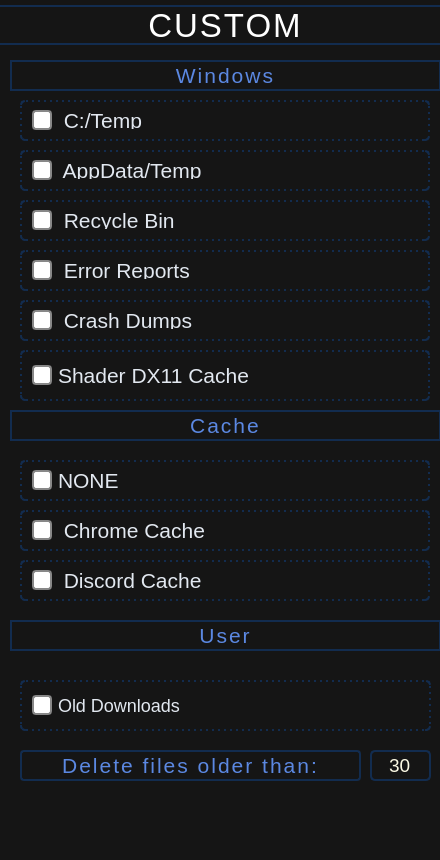
<?xml version="1.0" encoding="UTF-8"?>
<ui version="4.0">
 <class>CUSTOM_MENU</class>
 <widget class="QDialog" name="CUSTOM_MENU">
  <property name="geometry">
   <rect>
    <x>0</x>
    <y>0</y>
    <width>440</width>
    <height>860</height>
   </rect>
  </property>
  <property name="minimumSize">
   <size>
    <width>440</width>
    <height>860</height>
   </size>
  </property>
  <property name="maximumSize">
   <size>
    <width>440</width>
    <height>860</height>
   </size>
  </property>
  <property name="windowTitle">
   <string>Dialog</string>
  </property>
  <property name="styleSheet">
   <string notr="true">QDialog{
background: #151515;
color: #FBF9E4;
}
QCheckBox{
font:9pt &quot;Aldrich&quot;;
font-size: 16pt;
color: #E2E8F0; 
font-weight: 300;
border: 2px dotted #122C4F;
padding: 10px;
border-radius: 5px
}
QCheckBox::indicator {
    width: 16px;
    height: 16px;
    border: 2px solid #888;
    border-radius: 4px;
    background: white;
}

QCheckBox::indicator:checked {
    background: #2196F3;
	border: 2px solid #122C4F
}

QSpinBox::up-button, QSpinBox::down-button{
 background-color: #3a3a3a; /* Темный фон кнопок */
    border: 1px solid #444444; /* Рамка кнопок */

}


</string>
  </property>
  <widget class="QLabel" name="DEEP_TEXT">
   <property name="geometry">
    <rect>
     <x>-10</x>
     <y>5</y>
     <width>471</width>
     <height>40</height>
    </rect>
   </property>
   <property name="styleSheet">
    <string notr="true">color:white;
font-size: 20px;
letter-spacing: 2px;
font:9pt &quot;Aldrich&quot;;
font-size: 25pt;
font-weight: 300;
background: #151515;
border-radius: 4px;
border: 2px solid #122C4F;</string>
   </property>
   <property name="text">
    <string>CUSTOM</string>
   </property>
   <property name="alignment">
    <set>Qt::AlignCenter</set>
   </property>
  </widget>
  <widget class="QLabel" name="WINDOWS">
   <property name="geometry">
    <rect>
     <x>10</x>
     <y>60</y>
     <width>431</width>
     <height>31</height>
    </rect>
   </property>
   <property name="styleSheet">
    <string notr="true">font:9pt &quot;Aldrich&quot;;
font-size: 16pt;
color:  #5B88E2;
letter-spacing: 2px;
font-weight: 300;
border: 2px solid  #122C4F;

</string>
   </property>
   <property name="text">
    <string>Windows</string>
   </property>
   <property name="alignment">
    <set>Qt::AlignCenter</set>
   </property>
  </widget>
  <widget class="QCheckBox" name="checkBoxDEEP1">
   <property name="geometry">
    <rect>
     <x>20</x>
     <y>250</y>
     <width>410</width>
     <height>41</height>
    </rect>
   </property>
   <property name="text">
    <string> Error Reports</string>
   </property>
  </widget>
  <widget class="QCheckBox" name="checkBoxDEEP2">
   <property name="geometry">
    <rect>
     <x>20</x>
     <y>300</y>
     <width>410</width>
     <height>41</height>
    </rect>
   </property>
   <property name="text">
    <string> Crash Dumps</string>
   </property>
  </widget>
  <widget class="QCheckBox" name="checkBoxDEEP4">
   <property name="geometry">
    <rect>
     <x>20</x>
     <y>350</y>
     <width>410</width>
     <height>51</height>
    </rect>
   </property>
   <property name="text">
    <string>Shader DX11 Cache</string>
   </property>
  </widget>
  <widget class="QLabel" name="CACHE">
   <property name="geometry">
    <rect>
     <x>10</x>
     <y>410</y>
     <width>431</width>
     <height>31</height>
    </rect>
   </property>
   <property name="styleSheet">
    <string notr="true">font:9pt &quot;Aldrich&quot;;
font-size: 16pt;
color:  #5B88E2;
letter-spacing: 2px;
font-weight: 300;
border: 2px solid  #122C4F;

</string>
   </property>
   <property name="text">
    <string>Cache</string>
   </property>
   <property name="alignment">
    <set>Qt::AlignCenter</set>
   </property>
  </widget>
  <widget class="QCheckBox" name="checkBoxDEEP5">
   <property name="geometry">
    <rect>
     <x>20</x>
     <y>510</y>
     <width>410</width>
     <height>41</height>
    </rect>
   </property>
   <property name="text">
    <string> Chrome Cache</string>
   </property>
  </widget>
  <widget class="QCheckBox" name="checkBoxDEEP6">
   <property name="geometry">
    <rect>
     <x>20</x>
     <y>560</y>
     <width>410</width>
     <height>41</height>
    </rect>
   </property>
   <property name="text">
    <string> Discord Cache</string>
   </property>
  </widget>
  <widget class="QLabel" name="USER">
   <property name="geometry">
    <rect>
     <x>10</x>
     <y>620</y>
     <width>431</width>
     <height>31</height>
    </rect>
   </property>
   <property name="styleSheet">
    <string notr="true">font:9pt &quot;Aldrich&quot;;
font-size: 16pt;
color:  #5B88E2;
letter-spacing: 2px;
font-weight: 300;
border: 2px solid  #122C4F;

</string>
   </property>
   <property name="text">
    <string>User</string>
   </property>
   <property name="alignment">
    <set>Qt::AlignCenter</set>
   </property>
  </widget>
  <widget class="QCheckBox" name="checkBoxDEEP7">
   <property name="geometry">
    <rect>
     <x>20</x>
     <y>680</y>
     <width>411</width>
     <height>51</height>
    </rect>
   </property>
   <property name="styleSheet">
    <string notr="true">font-size: 18px
</string>
   </property>
   <property name="text">
    <string>Old Downloads</string>
   </property>
  </widget>
  <widget class="QSpinBox" name="Enter_number">
   <property name="geometry">
    <rect>
     <x>370</x>
     <y>750</y>
     <width>61</width>
     <height>31</height>
    </rect>
   </property>
   <property name="styleSheet">
    <string notr="true">background: #151515;
color: #FBF9E4;
border: 2px solid  #122C4F;
font:9pt &quot;Aldrich&quot;;
font-size: 14pt;
border-radius: 5px;</string>
   </property>
   <property name="alignment">
    <set>Qt::AlignCenter</set>
   </property>
   <property name="buttonSymbols">
    <enum>QAbstractSpinBox::NoButtons</enum>
   </property>
   <property name="value">
    <number>30</number>
   </property>
  </widget>
  <widget class="QLabel" name="DELETE_FILES">
   <property name="enabled">
    <bool>true</bool>
   </property>
   <property name="geometry">
    <rect>
     <x>20</x>
     <y>750</y>
     <width>341</width>
     <height>31</height>
    </rect>
   </property>
   <property name="styleSheet">
    <string notr="true">font:9pt &quot;Aldrich&quot;;
font-size: 16pt;
color:  #5B88E2;
letter-spacing: 2px;
font-weight: 300;
border: 2px solid  #122C4F;
border-radius: 4px
</string>
   </property>
   <property name="text">
    <string>Delete files older than:</string>
   </property>
   <property name="alignment">
    <set>Qt::AlignCenter</set>
   </property>
  </widget>
  <widget class="QCheckBox" name="checkBoxFAST1_1">
   <property name="geometry">
    <rect>
     <x>20</x>
     <y>100</y>
     <width>410</width>
     <height>41</height>
    </rect>
   </property>
   <property name="styleSheet">
    <string notr="true">QCheckBox::indicator {
    width: 16px;
    height: 16px;
    border: 2px solid #888;
    border-radius: 4px;
    background: white;
}

QCheckBox::indicator:checked {
    background: #2196F3;
	border: 2px solid #122C4F
}
</string>
   </property>
   <property name="text">
    <string> C:/Temp</string>
   </property>
   <property name="iconSize">
    <size>
     <width>16</width>
     <height>16</height>
    </size>
   </property>
   <property name="checkable">
    <bool>true</bool>
   </property>
   <property name="checked">
    <bool>false</bool>
   </property>
  </widget>
  <widget class="QCheckBox" name="checkBoxFAST1_2_1">
   <property name="geometry">
    <rect>
     <x>20</x>
     <y>150</y>
     <width>410</width>
     <height>41</height>
    </rect>
   </property>
   <property name="styleSheet">
    <string notr="true">QCheckBox::indicator {
    width: 16px;
    height: 16px;
    border: 2px solid #888;
    border-radius: 4px;
    background: white;
}

QCheckBox::indicator:checked {
    background: #2196F3;
	border: 2px solid #122C4F
}
</string>
   </property>
   <property name="text">
    <string> AppData/Temp</string>
   </property>
   <property name="iconSize">
    <size>
     <width>16</width>
     <height>16</height>
    </size>
   </property>
   <property name="checkable">
    <bool>true</bool>
   </property>
   <property name="checked">
    <bool>false</bool>
   </property>
  </widget>
  <widget class="QCheckBox" name="checkBoxFAST1_4_1">
   <property name="geometry">
    <rect>
     <x>20</x>
     <y>200</y>
     <width>410</width>
     <height>41</height>
    </rect>
   </property>
   <property name="styleSheet">
    <string notr="true">QCheckBox::indicator {
    width: 16px;
    height: 16px;
    border: 2px solid #888;
    border-radius: 4px;
    background: white;
}

QCheckBox::indicator:checked {
    background: #2196F3;
	border: 2px solid #122C4F
}
</string>
   </property>
   <property name="text">
    <string> Recycle Bin</string>
   </property>
   <property name="iconSize">
    <size>
     <width>16</width>
     <height>16</height>
    </size>
   </property>
   <property name="checkable">
    <bool>true</bool>
   </property>
   <property name="checked">
    <bool>false</bool>
   </property>
  </widget>
  <widget class="QCheckBox" name="checkBoxDEEP5_2">
   <property name="geometry">
    <rect>
     <x>20</x>
     <y>460</y>
     <width>410</width>
     <height>41</height>
    </rect>
   </property>
   <property name="text">
    <string>NONE</string>
   </property>
  </widget>
 </widget>
 <resources/>
 <connections/>
</ui>
